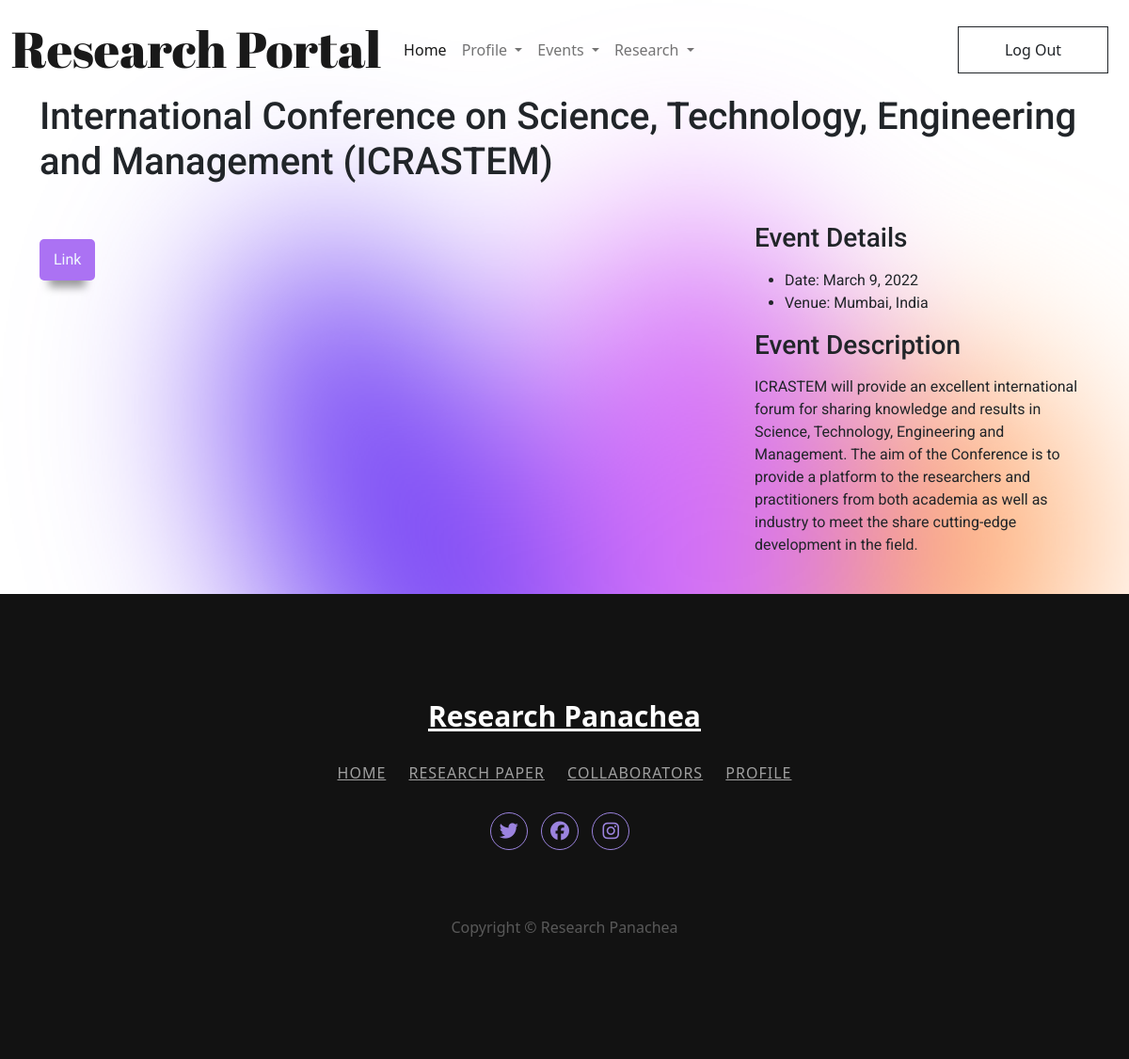
Screenshot of /conference/conf_details/1 (signed in) with the database file from the repository.
### users/models.py (models this page shows)
class Conference(models.Model):
    name = models.CharField(max_length=500)
    date = models.IntegerField()
    month = models.CharField(max_length=10)
    year = models.CharField(max_length=10)
    info = models.TextField(null=True)
    website = models.CharField(max_length=500)
    address = models.CharField(max_length=1000)
    image = models.CharField(max_length=500, null=True)
    saves = models.IntegerField(default=0)
    timedate = models.DateField(null=True)

### conference/views.py (the view)
# urls.py: path('conf_details/<conf_id>',views.conference_details)
def conference_details(request,conf_id):
    try:
        if 'username' in request.session:
            print(conf_id)
            conf = Conference.objects.filter(id = conf_id)
            context = {
                'conf_details':conf
            }
            print(conf)
            return render(request,'conferencedetails.html',context)
        else:
            return render(request,'login.html')
    except :
        return render(request,'404.html')

### templates/conferencedetails.html (shortened to what this page needs)
{% load static %}
<!DOCTYPE html>
<html lang="en">
<head>
    <link href="https://cdn.jsdelivr.net/npm/bootstrap@5.0.2/dist/css/bootstrap.min.css" rel="stylesheet">
    <link rel="stylesheet" type="text/css" href="{% static 'css/eventdetails.css' %}">
</head>
<body>
    <nav id="mynav" class="navbar fixed-top navbar-expand-lg navbar-light ">
        <div class="container-fluid">
            <a class="navbar-brand" href="#">Research Portal</a>
            <div class="collapse navbar-collapse" id="navbarSupportedContent">
            <ul class="navbar-nav me-auto mb-2 mb-lg-0">
                <li class="nav-item">
                <a class="nav-link active" aria-current="page" to='/'>Home</a>
                </li>
                <li class="nav-item dropdown">
                <a class="nav-link dropdown-toggle" href="#" id="navbarDropdown" role="button" data-bs-toggle="dropdown" aria-expanded="false">
                    Profile
                </a>
                </li>
                <li class="nav-item dropdown">
                <a class="nav-link dropdown-toggle" href="#" id="navbarDropdown" role="button" data-bs-toggle="dropdown" aria-expanded="false">
                    Events
                </a>
                </li>
                <li class="nav-item dropdown">
                <a class="nav-link dropdown-toggle" href="#" id="navbarDropdown" role="button" data-bs-toggle="dropdown" aria-expanded="false">
                    Research
                </a>
                </li>
            </ul>
            <form class="d-flex">
              <button type="button" class="btn btn-outline-dark navbar-btn">Log Out</button>
            </form>
            </div>
        </div>
        </nav>
                <div class="container event-details">
                     {% for details in conf_details %}
                    <h1 class="my-4">{{ details.name }}
                    </h1>
                    <div class="row">
                    <div class="col-md-8">
                        <br>
                        <div class="button-link"><a href="{{ details.website }}" style="color:aliceblue;text-decoration: none;">Link</a></div>
                    </div>
                    <div class="col-md-4">
                        <h3 class="my-3">Event Details</h3>
                        <ul>
                        <li>Date: {{ details.timedate }}</li>
                        <li>Venue: {{ details.address }}</li>
                        </ul>
                        {% if details.info %}
                        <h3 class="my-3">Event Description</h3>
                        <p>{{ details.info }}</p>
                        {% endif %}
                    </div>
                    </div>
                        {% endfor %}
                        </div>
                         <br>
<footer class="footer-07">
    <div class="container">
        <div class="row justify-content-center">
            <div class="col-md-12 text-center">
                <h2 class="footer-heading"><a href="#" class="logo">Research Panachea</a></h2>
                <p class="menu">
                  <a href="#">Home</a>
                  <a href="#">Research Paper</a>
                  <a href="#">Collaborators</a>
                  <a href="#">Profile</a>
                </p>
                <ul class="ftco-footer-social p-0">
      <li class="ftco-animate"><a href="#" data-toggle="tooltip" data-placement="top" title="Twitter"><span class="fab fa-twitter"></span></a></li>
      <li class="ftco-animate"><a href="#" data-toggle="tooltip" data-placement="top" title="Facebook"><span class="ion-logo-facebook"><i class="fab fa-facebook"></i></span></a></li>
      <li class="ftco-animate"><a href="#" data-toggle="tooltip" data-placement="top" title="Instagram"><span class="fab fa-instagram"></span></a></li>
    </ul>
            </div>
        </div>
        <div class="row mt-5">
            <div class="col-md-12 text-center">
                <p class="copyright">
                  Copyright &copy; Research Panachea
              </p>
            </div>
        </div>
    </div>
</footer>
</body>
</html>

### static/css/eventdetails.css (style rules this page uses)
body { background: url('../img/bg-color.png'); background-size: cover; }
.navbar { background-color: transparent ; }
.navbar-btn { border-radius: 0%; margin: 10px; background-color: #ffffff; font-size: 20; width: 120pt; height: 38pt; }
.navbar-brand { font-family: 'Abril Fatface', cursive !important; font-size: 40pt !important; }
.event-details { margin-top: 100px; font-family: 'Roboto', sans-serif; }
.button-link { display: inline-block; background: #AB72F3; color: #fff; padding: 10px 15px; border-radius: 5px; box-shadow: 0px 17px 10px -10px rgba(0, 0, 0, 0.4); cursor: pointer; -webkit-transition: all ease-in-out 300ms; transition: all ease-in-out 300ms; margin-top: 10px; }
.ftco-footer-social li { list-style: none; margin: 0 10px 0 0; display: inline-block; }
.ftco-footer-social li a { height: 40px; width: 40px; display: block; background: rgba(0, 0, 0, 0.05); border-radius: 50%; position: relative; }
.ftco-footer-social li a span { position: absolute; font-size: 20px; top: 50%; left: 50%; -webkit-transform: translate(-50%, -50%); -ms-transform: translate(-50%, -50%); transform: translate(-50%, -50%); }
footer { padding: 7em 0; }
.footer-07 { background: #121212; }
.footer-07 a { color: #9b83de; }
.footer-07 p { color: rgba(255, 255, 255, 0.3); }
.footer-07 .footer-heading { font-size: 30px; color: #fff; font-weight: 700; margin-bottom: 30px; }
.footer-07 .footer-heading .logo { color: #fff; }
.footer-07 .menu { margin-bottom: 30px; }
.footer-07 .menu a { color: rgba(255, 255, 255, 0.6); margin: 0 10px; text-transform: uppercase; letter-spacing: 1px; }
.footer-07 .ftco-footer-social li a { background: transparent; border: 1px solid #9b83de; }

### rows the page displays
Conference: name "International Conference on Science, Technology, Engineering and Management (ICRASTEM)", timedate "March 9, 2022", address "Mumbai, India", info "ICRASTEM will provide an excellent international forum for sharing knowledge and results in Science, Technology, Engineering and Management. The aim of the Conference is to provide a platform to the researchers and practitioners from both academia as well as industry to meet the share cutting-edge development in the field."
